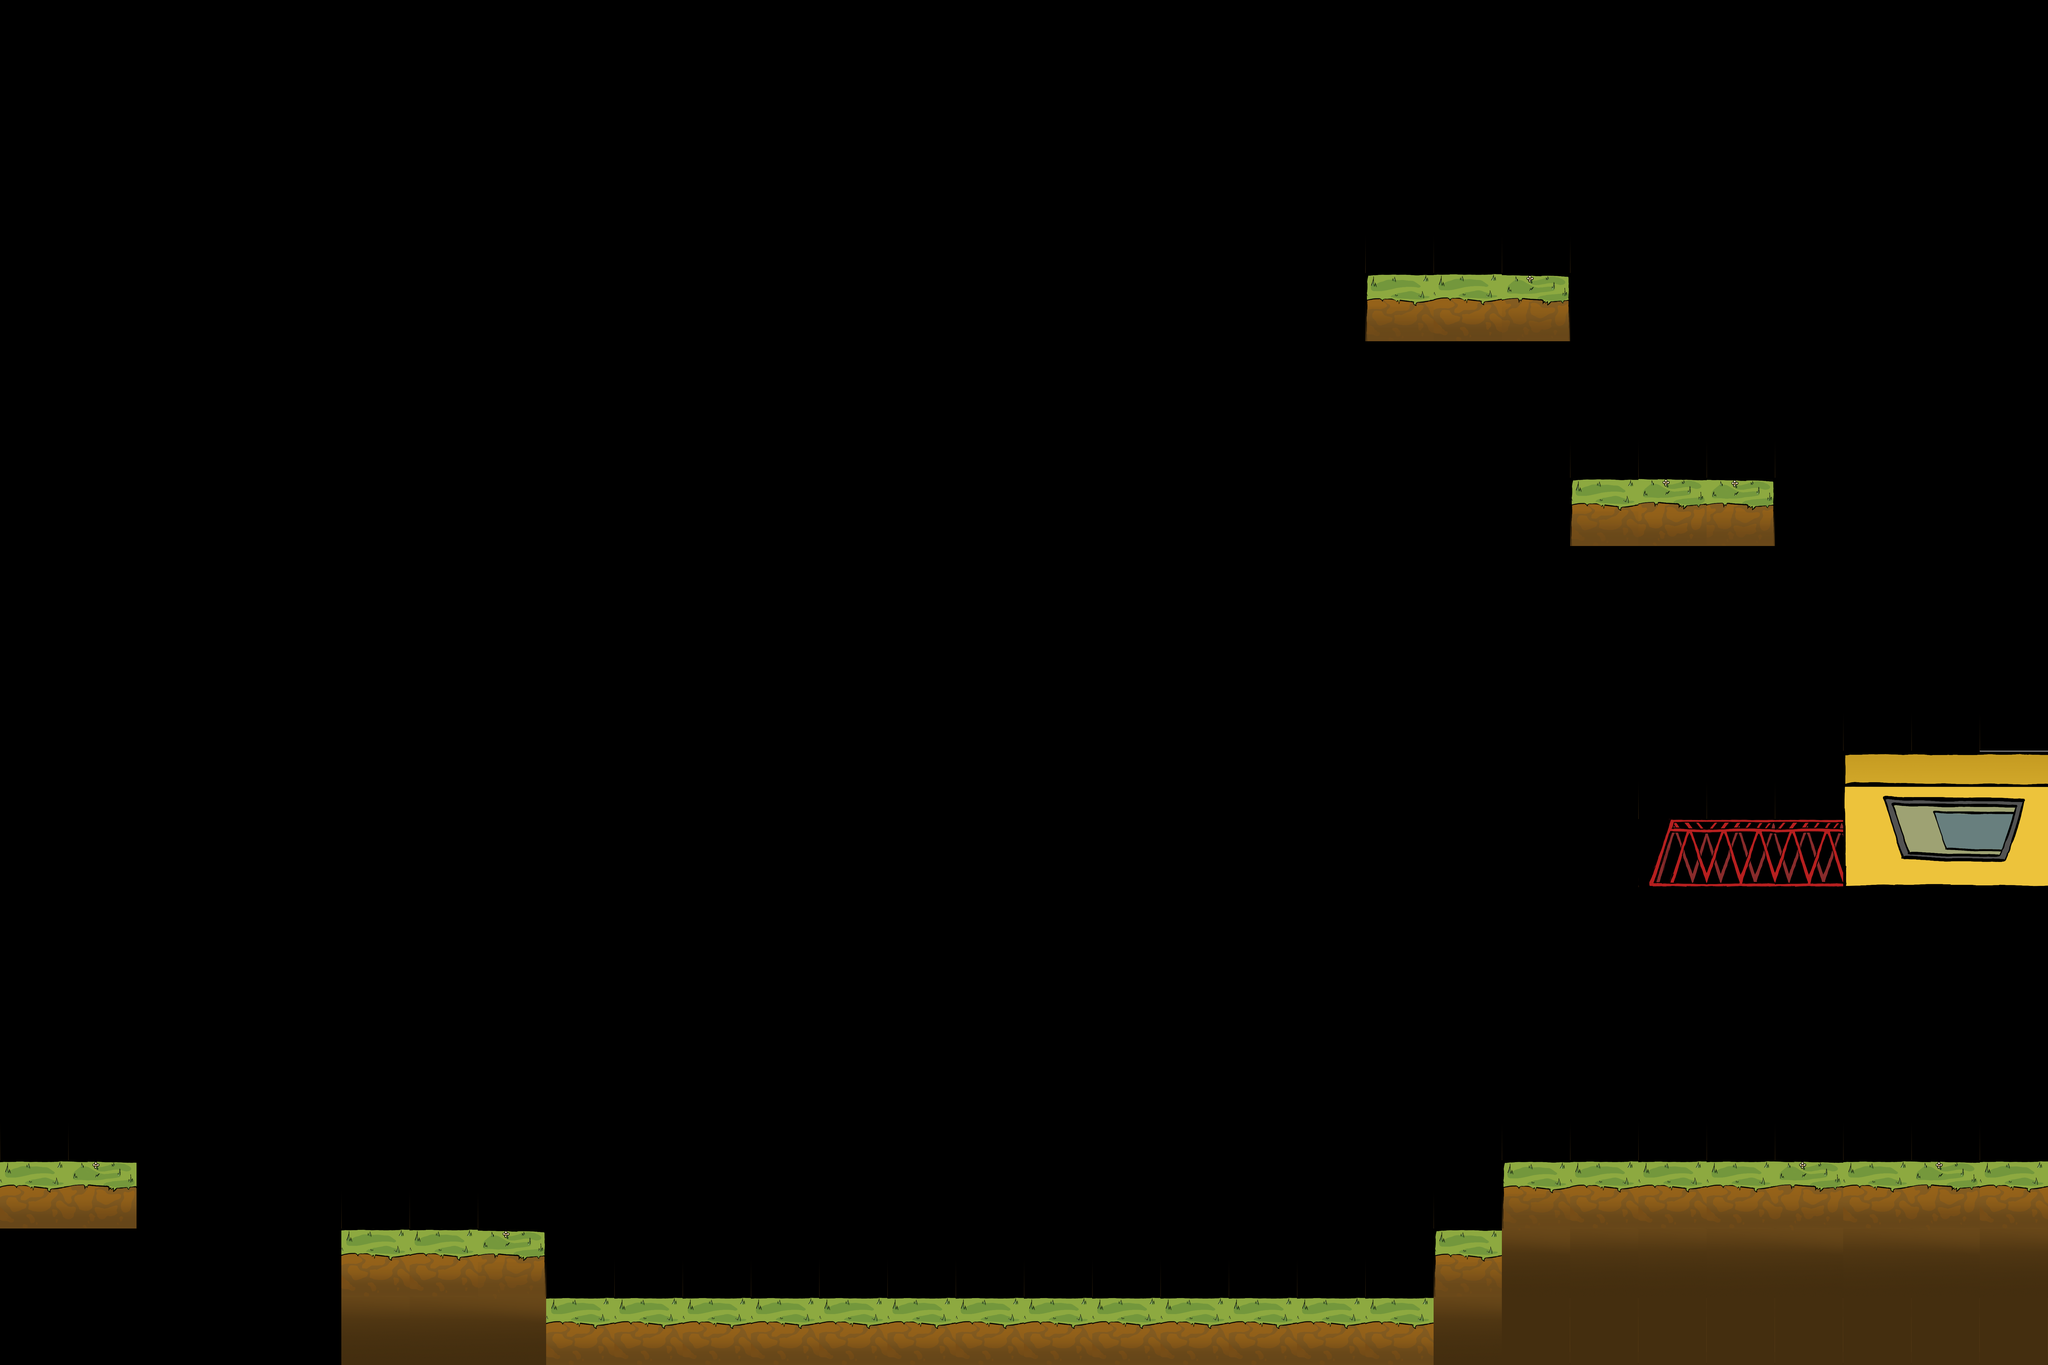

Below is a game level as drawn by its tile map, then a one-line description and the .tmx that defines it (tile-layer data replaced by summaries):
An orthogonal 30x20 tile map with 256x256 px tiles, 5 tile layers (portail, platforms, anticlip, portail2, ...).

<map version="1.5" tiledversion="1.7.2" orientation="orthogonal" renderorder="right-down" width="30" height="20" tilewidth="256" tileheight="256" infinite="0" nextlayerid="9" nextobjectid="1">
 <editorsettings>
  <export target="map2.json" format="json" />
 </editorsettings>
 <tileset firstgid="1" name="tileset2" tilewidth="256" tileheight="256" tilecount="144" columns="12">
  <properties>
   <property name="estSolide" type="bool" value="false" />
  </properties>
  <image source="assets/tileset2.png" width="3072" height="3072" />
  <tile id="0">
   <properties>
    <property name="estSolide" type="bool" value="true" />
   </properties>
  </tile>
  <tile id="3">
   <properties>
    <property name="portail" type="bool" value="true" />
   </properties>
  </tile>
  <tile id="4">
   <properties>
    <property name="portail2" type="bool" value="true" />
   </properties>
  </tile>
  <tile id="5">
   <properties>
    <property name="portail3" type="bool" value="true" />
   </properties>
  </tile>
  <tile id="12">
   <properties>
    <property name="estSolide" type="bool" value="true" />
   </properties>
  </tile>
  <tile id="13">
   <properties>
    <property name="estSolide" type="bool" value="true" />
   </properties>
  </tile>
  <tile id="14">
   <properties>
    <property name="estSolide" type="bool" value="true" />
   </properties>
  </tile>
  <tile id="15">
   <properties>
    <property name="estSolide" type="bool" value="true" />
   </properties>
  </tile>
  <tile id="16">
   <properties>
    <property name="anticlip" type="bool" value="true" />
   </properties>
  </tile>
  <tile id="18">
   <properties>
    <property name="estSolide" type="bool" value="true" />
   </properties>
  </tile>
  <tile id="19">
   <properties>
    <property name="estSolide" type="bool" value="true" />
   </properties>
  </tile>
  <tile id="24">
   <properties>
    <property name="estSolide" type="bool" value="true" />
   </properties>
  </tile>
  <tile id="25">
   <properties>
    <property name="estSolide" type="bool" value="true" />
   </properties>
  </tile>
  <tile id="31">
   <properties>
    <property name="estSolide" type="bool" value="true" />
   </properties>
  </tile>
  <tile id="36">
   <properties>
    <property name="estSolide" type="bool" value="true" />
   </properties>
  </tile>
  <tile id="37">
   <properties>
    <property name="estSolide" type="bool" value="true" />
   </properties>
  </tile>
  <tile id="38">
   <properties>
    <property name="estSolide" type="bool" value="true" />
   </properties>
  </tile>
  <tile id="39">
   <properties>
    <property name="estSolide" type="bool" value="true" />
   </properties>
  </tile>
  <tile id="40">
   <properties>
    <property name="estSolide" type="bool" value="true" />
   </properties>
  </tile>
  <tile id="49">
   <properties>
    <property name="estSolide" type="bool" value="true" />
   </properties>
  </tile>
  <tile id="51">
   <properties>
    <property name="estSolide" type="bool" value="true" />
   </properties>
  </tile>
  <tile id="61">
   <properties>
    <property name="estSolide" type="bool" value="true" />
   </properties>
  </tile>
  <tile id="62">
   <properties>
    <property name="estSolide" type="bool" value="true" />
   </properties>
  </tile>
  <tile id="86">
   <properties>
    <property name="estSolide" type="bool" value="true" />
   </properties>
  </tile>
  <tile id="100">
   <properties>
    <property name="estSolide" type="bool" value="true" />
   </properties>
  </tile>
  <tile id="101">
   <properties>
    <property name="estSolide" type="bool" value="true" />
   </properties>
  </tile>
  <tile id="102">
   <properties>
    <property name="estSolide" type="bool" value="true" />
   </properties>
  </tile>
  <tile id="103">
   <properties>
    <property name="estSolide" type="bool" value="true" />
   </properties>
  </tile>
  <tile id="104">
   <properties>
    <property name="estSolide" type="bool" value="true" />
   </properties>
  </tile>
  <tile id="105">
   <properties>
    <property name="estSolide" type="bool" value="true" />
   </properties>
  </tile>
 </tileset>
 <layer id="3" name="portail" width="30" height="20">
  <data>[600 cells, 5 non-empty, 2 distinct tile ids]</data>
 </layer>
 <layer id="1" name="platforms" width="30" height="20">
  <data>[600 cells, 64 non-empty, 16 distinct tile ids]</data>
 </layer>
 <layer id="8" name="anticlip" width="30" height="20">
  <data>[600 cells, 41 non-empty, 1 distinct tile ids]</data>
 </layer>
 <objectgroup id="7" name="seeds" />
 <layer id="4" name="portail2" width="30" height="20">
  <data>[600 cells, 10 non-empty, 1 distinct tile ids]</data>
 </layer>
 <layer id="5" name="portail3" width="30" height="20">
  <data>[600 cells, 3 non-empty, 1 distinct tile ids]</data>
 </layer>
 <objectgroup id="6" name="regen" />
</map>
